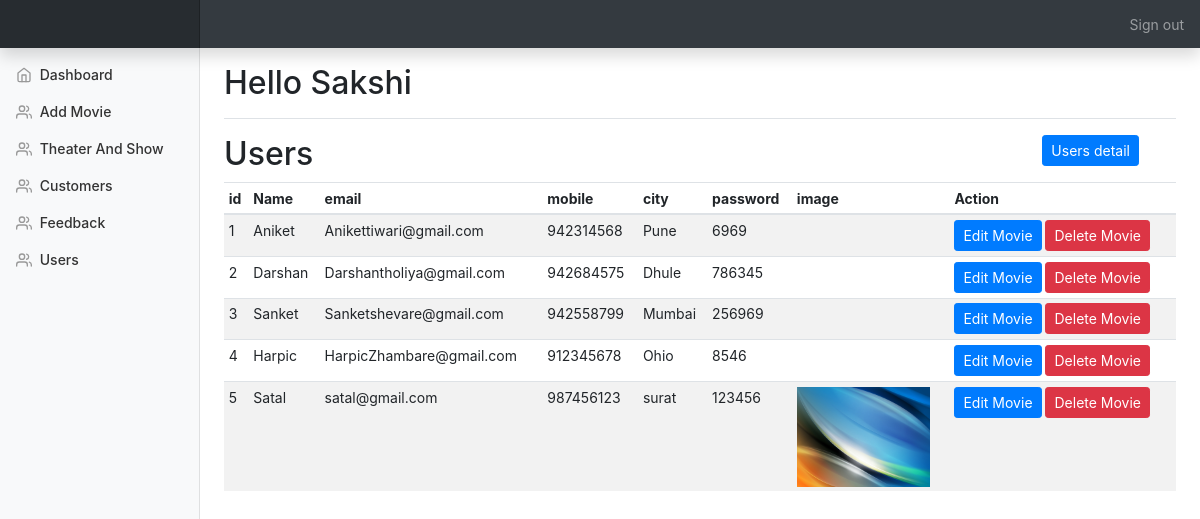
Page /admin/users.php (signed in) on the committed database.
### tables this page shows
CREATE TABLE `user` (
  `id` int(25) NOT NULL,
  `username` varchar(100) NOT NULL,
  `email` varchar(100) NOT NULL,
  `mobile` int(10) NOT NULL,
  `city` varchar(25) NOT NULL,
  `password` varchar(12) NOT NULL,
  `image` varchar(100) NOT NULL
);

### admin/users.php (the view, shortened to what this page needs)
<!doctype html>
<html lang="en">
  <head>
    <link rel="stylesheet" href='css/all.css' type='text/css'>
    <link rel="stylesheet" href='css/bootstrap.min.css' type='text/css'>
    <link rel="stylesheet" href='css/dashboard.css' type='text/css'>
<?php include_once("./templates/top.php"); ?>
<?php include_once("./templates/navbar.php"); ?>
<div class="container-fluid">
  <div class="row">
    <?php include "./templates/sidebar.php"; ?>
      <div class="row">
      	<div class="col-10">
      		<h2>Users</h2>
      	</div>
      	<div class="col-2">
      		<a href="#" data-toggle="modal" data-target="#add_users_modal" class="btn btn-primary btn-sm">Users detail</a>
      	</div>
      </div>
      <div class="table-responsive">
        <table class="table table-striped table-sm">
          <thead>
            <tr>
              <th>id</th>
              <th>Name</th>
              <th>email</th>
              <th>mobile</th>
              <th>city</th>
              <th>password</th>
              <th>image</th>
              <th>Action</th>
            </tr>
          </thead>
          <tbody id="product_list">
           <?php
include_once 'Database.php';
$result = mysqli_query($conn,"SELECT * FROM user");
if (mysqli_num_rows($result) > 0) {
  while($row = mysqli_fetch_array($result)) {
    $id=$row['id'];?>
    <tr>
              <td><?php echo $row['id'];?></td>
              <td><?php echo $row['username'];?></td>
              <td><?php echo $row['email'];?></td>
              <td><?php echo $row['mobile'];?></td>
              <td><?php echo $row['city'];?></td>
              <td><?php echo $row['password'];?></td>
              <td><img src="image/<?php echo $row['image']; ?>" alt="" class="resize"></td>
              <td><button data-toggle="modal" type="button" data-target="#edit_users_modal<?php echo $id;?>" class="btn btn-primary btn-sm">Edit Movie</button>
              <button data-toggle="modal" type="button" data-target="#delete_users_modal<?php echo $id;?>" class="btn btn-danger btn-sm">Delete Movie</button></td></td>
            </tr>
  <?php
  }
}
?>
          </tbody>
        </table>
      </div>
    </main>
  </div>
</div>
<?php include_once("./templates/footer.php"); ?>

### admin/css/dashboard.css (style rules this page uses)
body { font-size: .875rem; }
.resize { height: 100px; }

### rows in the picture
user: id "1", username "Aniket", email "Anikettiwari@gmail.com", mobile "942314568", city "Pune", password "6969"
user: id "2", username "Darshan", email "Darshantholiya@gmail.com", mobile "942684575", city "Dhule", password "786345"
user: id "3", username "Sanket", email "Sanketshevare@gmail.com", mobile "942558799", city "Mumbai", password "256969"
user: id "4", username "Harpic", email "HarpicZhambare@gmail.com", mobile "912345678", city "Ohio", password "8546"
user: id "5", username "Satal", email "satal@gmail.com", mobile "987456123", city "surat", password "123456", image (picture)

### other values in the picture
$_SESSION["admin"] "Sakshi"
